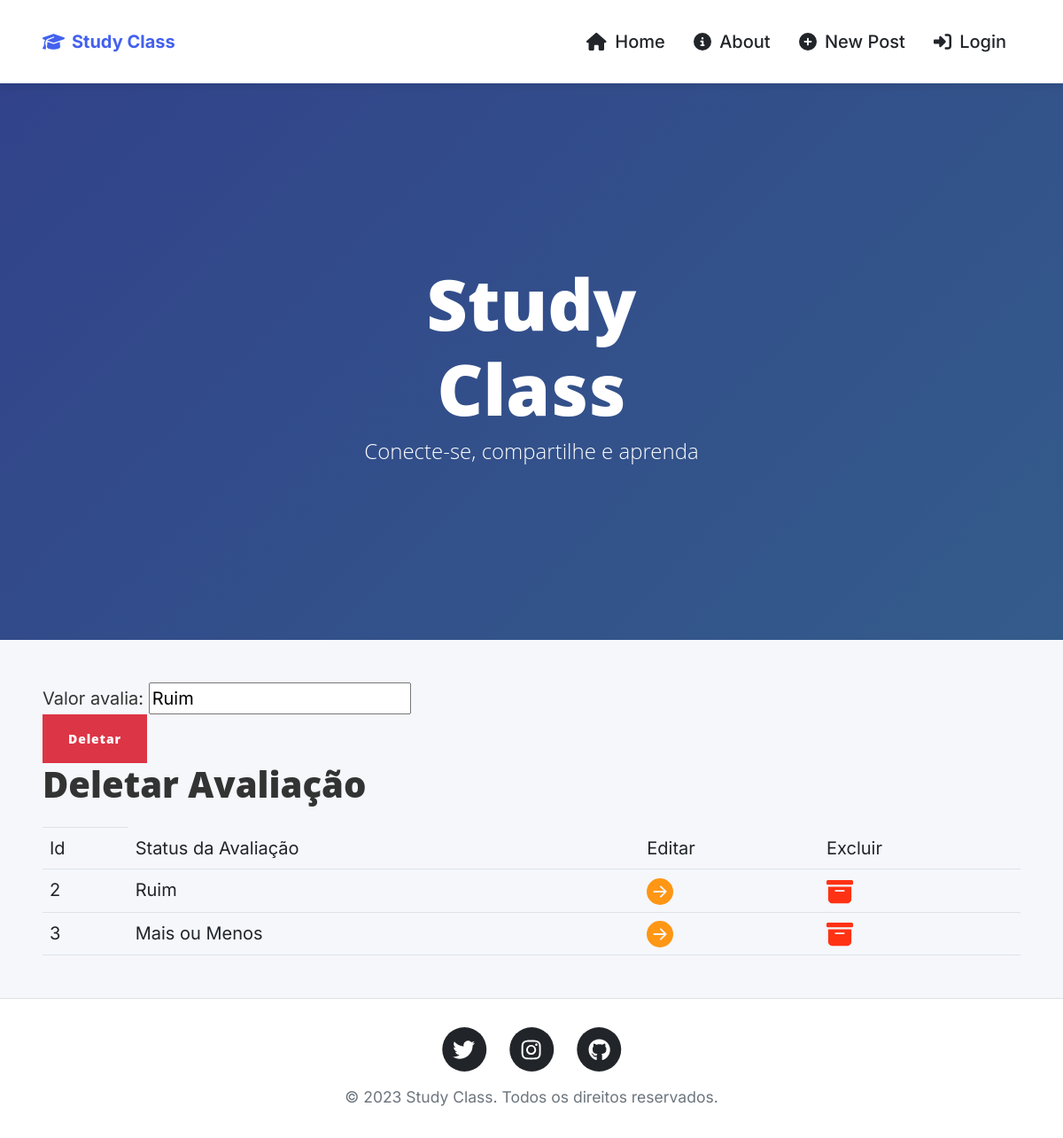
The app's page /deleta_avalia/2 with its own data.
### socialapp/models.py (models this page shows, shortened)
class Avalia(models.Model):
    id_avalia = models.AutoField(primary_key=True)
    valor_avalia = models.CharField(max_length=255)

### socialapp/views.py (the view)
# urls.py: path('deleta_avalia/<int:id>', deleta_avalia, name='deleta_avalia'),
def deleta_avalia(request,id):
    avaliado = get_object_or_404(Avalia, pk=id)
    form = AvaliaForms(instance=avaliado)
    avas = Avalia.objects.all()
    if request.method == "POST":
        avaliado.delete()
        return redirect('new_avalia')
    return render(request,'social/deleta_avalia.html',{'avaliado':avaliado, 'form':form, 'avas':avas})

### socialapp/forms.py
class AvaliaForms(forms.ModelForm):
    class Meta:
        model = Avalia
        fields ="__all__"

### socialapp/templates/social/deleta_avalia.html (shortened to what this page needs)
{% extends 'social/base.html' %}
{% block content %}
    <form method="post"   enctype="multipart/form-data">
{{form}}
        <input type="submit" value="Deletar" class="btn btn-danger">
    </form>
    <div>
    <h1> Deletar Avaliação</h1>
      <table class="table">
        <th>
        <tr>
            <td>Id</td>
            <td>Status da Avaliação</td>
            <td>Editar</td>
            <td>Excluir</td>
        </tr>
        </th>
            {% for ava in avas %}
                <tr>
                    <td>{{ ava.id_avalia }}</td>
                    <td>{{ ava.valor_avalia }}</td>
                    <td><a href="{% url 'editar_avalia' ava.id_avalia %}"><svg xmlns="http://www.w3.org/2000/svg" width="30" height="30" fill="rgb(255,150,20)" class="bi bi-arrow-right-circle-fill" viewBox="0 0 16 16">
  <path d="M8 0a8 8 0 1 1 0 16A8 8 0 0 1 8 0M4.5 7.5a.5.5 0 0 0 0 1h5.793l-2.147 2.146a.5.5 0 0 0 .708.708l3-3a.5.5 0 0 0 0-.708l-3-3a.5.5 0 1 0-.708.708L10.293 7.5z"/>
</svg></a></td>
                    <td><a href="{% url 'deleta_avalia' ava.id_avalia %}"></a></td>
                </tr>
            {% endfor %}
        </table>
    </div>
{% endblock content %}

### socialapp/static/css/style.css (style rules this page uses)
:root { --primary-color: #4361ee; --secondary-color: #3f37c9; --accent-color: #4895ef; --light-color: #f8f9fa; --dark-color: #212529; --success-color: #4cc9f0; --danger-color: #f72585; --warning-color: #f8961e; --info-color: #43aa8b; }
body { font-family: 'Inter', sans-serif; background-color: #f5f7fb; color: #333; }

### socialapp/templates/social/base.html (style rules this page uses)
:root { --primary-color: #4361ee; --secondary-color: #3f37c9; --accent-color: #4895ef; --light-color: #f8f9fa; --dark-color: #212529; --success-color: #4cc9f0; --danger-color: #f72585; --warning-color: #f8961e; --info-color: #43aa8b; }
body { font-family: 'Inter', sans-serif; background-color: #f5f7fb; color: #333; }

### records on screen
Avalia: valor_avalia "Ruim", id_avalia "2"
Avalia: id_avalia "3", valor_avalia "Mais ou Menos"
